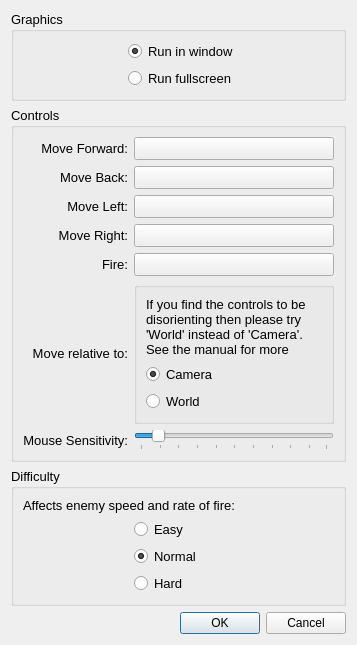
<?xml version="1.0" encoding="UTF-8"?>
<ui version="4.0">
 <class>SettingsDialog</class>
 <widget class="QDialog" name="SettingsDialog">
  <property name="geometry">
   <rect>
    <x>0</x>
    <y>0</y>
    <width>350</width>
    <height>645</height>
   </rect>
  </property>
  <property name="sizePolicy">
   <sizepolicy hsizetype="Fixed" vsizetype="Fixed">
    <horstretch>0</horstretch>
    <verstretch>0</verstretch>
   </sizepolicy>
  </property>
  <property name="windowTitle">
   <string>Voxeliens Settings</string>
  </property>
  <layout class="QGridLayout" name="gridLayout_4">
   <item row="0" column="0">
    <widget class="QGroupBox" name="groupBox_3">
     <property name="sizePolicy">
      <sizepolicy hsizetype="Expanding" vsizetype="Expanding">
       <horstretch>0</horstretch>
       <verstretch>0</verstretch>
      </sizepolicy>
     </property>
     <property name="font">
      <font>
       <pointsize>10</pointsize>
      </font>
     </property>
     <property name="title">
      <string>Graphics</string>
     </property>
     <layout class="QGridLayout" name="gridLayout">
      <item row="0" column="0">
       <spacer name="horizontalSpacer">
        <property name="orientation">
         <enum>Qt::Horizontal</enum>
        </property>
        <property name="sizeType">
         <enum>QSizePolicy::Minimum</enum>
        </property>
        <property name="sizeHint" stdset="0">
         <size>
          <width>105</width>
          <height>20</height>
         </size>
        </property>
       </spacer>
      </item>
      <item row="0" column="1">
       <widget class="QRadioButton" name="mWindowedRadioButton">
        <property name="sizePolicy">
         <sizepolicy hsizetype="Expanding" vsizetype="Fixed">
          <horstretch>0</horstretch>
          <verstretch>0</verstretch>
         </sizepolicy>
        </property>
        <property name="text">
         <string>Run in window</string>
        </property>
        <property name="checked">
         <bool>true</bool>
        </property>
       </widget>
      </item>
      <item row="1" column="0">
       <spacer name="horizontalSpacer_2">
        <property name="orientation">
         <enum>Qt::Horizontal</enum>
        </property>
        <property name="sizeType">
         <enum>QSizePolicy::Minimum</enum>
        </property>
        <property name="sizeHint" stdset="0">
         <size>
          <width>105</width>
          <height>20</height>
         </size>
        </property>
       </spacer>
      </item>
      <item row="1" column="1">
       <widget class="QRadioButton" name="mFullscreenRadioButton">
        <property name="sizePolicy">
         <sizepolicy hsizetype="Expanding" vsizetype="Fixed">
          <horstretch>0</horstretch>
          <verstretch>0</verstretch>
         </sizepolicy>
        </property>
        <property name="text">
         <string>Run fullscreen</string>
        </property>
        <property name="checked">
         <bool>false</bool>
        </property>
       </widget>
      </item>
     </layout>
    </widget>
   </item>
   <item row="1" column="0">
    <widget class="QGroupBox" name="groupBox_2">
     <property name="sizePolicy">
      <sizepolicy hsizetype="Expanding" vsizetype="Expanding">
       <horstretch>0</horstretch>
       <verstretch>0</verstretch>
      </sizepolicy>
     </property>
     <property name="font">
      <font>
       <pointsize>10</pointsize>
      </font>
     </property>
     <property name="title">
      <string>Controls</string>
     </property>
     <layout class="QGridLayout" name="gridLayout_2">
      <item row="0" column="0">
       <widget class="QLabel" name="label_2">
        <property name="font">
         <font>
          <pointsize>10</pointsize>
         </font>
        </property>
        <property name="text">
         <string>Move Forward:</string>
        </property>
        <property name="alignment">
         <set>Qt::AlignRight|Qt::AlignTrailing|Qt::AlignVCenter</set>
        </property>
       </widget>
      </item>
      <item row="0" column="1">
       <widget class="QPushButton" name="mMoveForwardButton">
        <property name="sizePolicy">
         <sizepolicy hsizetype="Expanding" vsizetype="Fixed">
          <horstretch>0</horstretch>
          <verstretch>0</verstretch>
         </sizepolicy>
        </property>
        <property name="minimumSize">
         <size>
          <width>200</width>
          <height>0</height>
         </size>
        </property>
        <property name="text">
         <string/>
        </property>
       </widget>
      </item>
      <item row="1" column="0">
       <widget class="QLabel" name="label_3">
        <property name="font">
         <font>
          <pointsize>10</pointsize>
         </font>
        </property>
        <property name="text">
         <string>Move Back:</string>
        </property>
        <property name="alignment">
         <set>Qt::AlignRight|Qt::AlignTrailing|Qt::AlignVCenter</set>
        </property>
       </widget>
      </item>
      <item row="1" column="1">
       <widget class="QPushButton" name="mMoveBackButton">
        <property name="sizePolicy">
         <sizepolicy hsizetype="Expanding" vsizetype="Fixed">
          <horstretch>0</horstretch>
          <verstretch>0</verstretch>
         </sizepolicy>
        </property>
        <property name="minimumSize">
         <size>
          <width>200</width>
          <height>0</height>
         </size>
        </property>
        <property name="text">
         <string/>
        </property>
       </widget>
      </item>
      <item row="2" column="0">
       <widget class="QLabel" name="label_4">
        <property name="font">
         <font>
          <pointsize>10</pointsize>
         </font>
        </property>
        <property name="text">
         <string>Move Left:</string>
        </property>
        <property name="alignment">
         <set>Qt::AlignRight|Qt::AlignTrailing|Qt::AlignVCenter</set>
        </property>
       </widget>
      </item>
      <item row="2" column="1">
       <widget class="QPushButton" name="mMoveLeftButton">
        <property name="sizePolicy">
         <sizepolicy hsizetype="Expanding" vsizetype="Fixed">
          <horstretch>0</horstretch>
          <verstretch>0</verstretch>
         </sizepolicy>
        </property>
        <property name="minimumSize">
         <size>
          <width>200</width>
          <height>0</height>
         </size>
        </property>
        <property name="text">
         <string/>
        </property>
       </widget>
      </item>
      <item row="3" column="0">
       <widget class="QLabel" name="label_5">
        <property name="font">
         <font>
          <pointsize>10</pointsize>
         </font>
        </property>
        <property name="text">
         <string>Move Right:</string>
        </property>
        <property name="alignment">
         <set>Qt::AlignRight|Qt::AlignTrailing|Qt::AlignVCenter</set>
        </property>
       </widget>
      </item>
      <item row="3" column="1">
       <widget class="QPushButton" name="mMoveRightButton">
        <property name="sizePolicy">
         <sizepolicy hsizetype="Expanding" vsizetype="Fixed">
          <horstretch>0</horstretch>
          <verstretch>0</verstretch>
         </sizepolicy>
        </property>
        <property name="minimumSize">
         <size>
          <width>200</width>
          <height>0</height>
         </size>
        </property>
        <property name="text">
         <string/>
        </property>
       </widget>
      </item>
      <item row="4" column="0">
       <widget class="QLabel" name="label_6">
        <property name="font">
         <font>
          <pointsize>10</pointsize>
         </font>
        </property>
        <property name="text">
         <string>Fire:</string>
        </property>
        <property name="alignment">
         <set>Qt::AlignRight|Qt::AlignTrailing|Qt::AlignVCenter</set>
        </property>
       </widget>
      </item>
      <item row="4" column="1">
       <widget class="QPushButton" name="mFireButton">
        <property name="enabled">
         <bool>true</bool>
        </property>
        <property name="sizePolicy">
         <sizepolicy hsizetype="Expanding" vsizetype="Fixed">
          <horstretch>0</horstretch>
          <verstretch>0</verstretch>
         </sizepolicy>
        </property>
        <property name="minimumSize">
         <size>
          <width>200</width>
          <height>0</height>
         </size>
        </property>
        <property name="text">
         <string/>
        </property>
       </widget>
      </item>
      <item row="5" column="0">
       <widget class="QLabel" name="label_7">
        <property name="font">
         <font>
          <pointsize>10</pointsize>
         </font>
        </property>
        <property name="text">
         <string>Move relative to:</string>
        </property>
        <property name="alignment">
         <set>Qt::AlignRight|Qt::AlignTrailing|Qt::AlignVCenter</set>
        </property>
       </widget>
      </item>
      <item row="5" column="1">
       <widget class="QGroupBox" name="groupBox">
        <property name="sizePolicy">
         <sizepolicy hsizetype="Expanding" vsizetype="Expanding">
          <horstretch>0</horstretch>
          <verstretch>0</verstretch>
         </sizepolicy>
        </property>
        <property name="title">
         <string/>
        </property>
        <layout class="QVBoxLayout" name="verticalLayout">
         <item>
          <widget class="QLabel" name="label_8">
           <property name="text">
            <string>&lt;!DOCTYPE HTML PUBLIC &quot;-//W3C//DTD HTML 4.0//EN&quot; &quot;http://www.w3.org/TR/REC-html40/strict.dtd&quot;&gt;
&lt;html&gt;&lt;head&gt;&lt;meta name=&quot;qrichtext&quot; content=&quot;1&quot; /&gt;&lt;style type=&quot;text/css&quot;&gt;
p, li { white-space: pre-wrap; }
&lt;/style&gt;&lt;/head&gt;&lt;body style=&quot; font-family:'MS Shell Dlg 2'; font-size:8.25pt; font-weight:400; font-style:normal;&quot;&gt;
&lt;p style=&quot; margin-top:0px; margin-bottom:0px; margin-left:0px; margin-right:0px; -qt-block-indent:0; text-indent:0px;&quot;&gt;&lt;span style=&quot; font-size:10pt;&quot;&gt;If you find the controls to be disorienting then please try 'World' instead of 'Camera'. See the manual for more information.&lt;/span&gt;&lt;/p&gt;&lt;/body&gt;&lt;/html&gt;</string>
           </property>
           <property name="wordWrap">
            <bool>true</bool>
           </property>
          </widget>
         </item>
         <item>
          <widget class="QRadioButton" name="mCameraRadioButton">
           <property name="font">
            <font>
             <pointsize>10</pointsize>
            </font>
           </property>
           <property name="text">
            <string>Camera</string>
           </property>
           <property name="checked">
            <bool>true</bool>
           </property>
          </widget>
         </item>
         <item>
          <widget class="QRadioButton" name="mWorldRadioButton">
           <property name="font">
            <font>
             <pointsize>10</pointsize>
            </font>
           </property>
           <property name="text">
            <string>World</string>
           </property>
           <property name="checked">
            <bool>false</bool>
           </property>
          </widget>
         </item>
        </layout>
       </widget>
      </item>
      <item row="6" column="0">
       <widget class="QLabel" name="label">
        <property name="font">
         <font>
          <pointsize>10</pointsize>
         </font>
        </property>
        <property name="text">
         <string>Mouse Sensitivity:</string>
        </property>
        <property name="alignment">
         <set>Qt::AlignRight|Qt::AlignTrailing|Qt::AlignVCenter</set>
        </property>
       </widget>
      </item>
      <item row="6" column="1">
       <widget class="QSlider" name="mMouseSensitivitySlider">
        <property name="minimum">
         <number>1</number>
        </property>
        <property name="maximum">
         <number>100</number>
        </property>
        <property name="value">
         <number>10</number>
        </property>
        <property name="orientation">
         <enum>Qt::Horizontal</enum>
        </property>
        <property name="tickPosition">
         <enum>QSlider::TicksBelow</enum>
        </property>
        <property name="tickInterval">
         <number>0</number>
        </property>
       </widget>
      </item>
     </layout>
    </widget>
   </item>
   <item row="2" column="0">
    <widget class="QGroupBox" name="groupBox_4">
     <property name="sizePolicy">
      <sizepolicy hsizetype="Expanding" vsizetype="Expanding">
       <horstretch>0</horstretch>
       <verstretch>0</verstretch>
      </sizepolicy>
     </property>
     <property name="font">
      <font>
       <pointsize>10</pointsize>
      </font>
     </property>
     <property name="title">
      <string>Difficulty</string>
     </property>
     <layout class="QGridLayout" name="gridLayout_3">
      <item row="1" column="1">
       <widget class="QRadioButton" name="mEasyRadioButton">
        <property name="text">
         <string>Easy</string>
        </property>
       </widget>
      </item>
      <item row="2" column="1">
       <widget class="QRadioButton" name="mNormalRadioButton">
        <property name="text">
         <string>Normal</string>
        </property>
        <property name="checked">
         <bool>true</bool>
        </property>
       </widget>
      </item>
      <item row="3" column="1">
       <widget class="QRadioButton" name="mHardRadioButton">
        <property name="text">
         <string>Hard</string>
        </property>
       </widget>
      </item>
      <item row="3" column="0">
       <spacer name="horizontalSpacer_5">
        <property name="orientation">
         <enum>Qt::Horizontal</enum>
        </property>
        <property name="sizeType">
         <enum>QSizePolicy::Minimum</enum>
        </property>
        <property name="sizeHint" stdset="0">
         <size>
          <width>105</width>
          <height>20</height>
         </size>
        </property>
       </spacer>
      </item>
      <item row="2" column="0">
       <spacer name="horizontalSpacer_4">
        <property name="orientation">
         <enum>Qt::Horizontal</enum>
        </property>
        <property name="sizeType">
         <enum>QSizePolicy::Minimum</enum>
        </property>
        <property name="sizeHint" stdset="0">
         <size>
          <width>105</width>
          <height>20</height>
         </size>
        </property>
       </spacer>
      </item>
      <item row="1" column="0">
       <spacer name="horizontalSpacer_3">
        <property name="orientation">
         <enum>Qt::Horizontal</enum>
        </property>
        <property name="sizeType">
         <enum>QSizePolicy::Fixed</enum>
        </property>
        <property name="sizeHint" stdset="0">
         <size>
          <width>105</width>
          <height>20</height>
         </size>
        </property>
       </spacer>
      </item>
      <item row="0" column="0" colspan="2">
       <widget class="QLabel" name="label_9">
        <property name="text">
         <string>&lt;!DOCTYPE HTML PUBLIC &quot;-//W3C//DTD HTML 4.0//EN&quot; &quot;http://www.w3.org/TR/REC-html40/strict.dtd&quot;&gt;
&lt;html&gt;&lt;head&gt;&lt;meta name=&quot;qrichtext&quot; content=&quot;1&quot; /&gt;&lt;style type=&quot;text/css&quot;&gt;
p, li { white-space: pre-wrap; }
&lt;/style&gt;&lt;/head&gt;&lt;body style=&quot; font-family:'MS Shell Dlg 2'; font-size:10pt; font-weight:400; font-style:normal;&quot;&gt;
&lt;p style=&quot; margin-top:0px; margin-bottom:0px; margin-left:0px; margin-right:0px; -qt-block-indent:0; text-indent:0px;&quot;&gt;Affects enemy speed and rate of fire:&lt;/p&gt;&lt;/body&gt;&lt;/html&gt;</string>
        </property>
        <property name="wordWrap">
         <bool>true</bool>
        </property>
       </widget>
      </item>
     </layout>
    </widget>
   </item>
   <item row="3" column="0">
    <widget class="QDialogButtonBox" name="buttonBox">
     <property name="orientation">
      <enum>Qt::Horizontal</enum>
     </property>
     <property name="standardButtons">
      <set>QDialogButtonBox::Cancel|QDialogButtonBox::Ok</set>
     </property>
    </widget>
   </item>
  </layout>
 </widget>
 <resources/>
 <connections>
  <connection>
   <sender>buttonBox</sender>
   <signal>accepted()</signal>
   <receiver>SettingsDialog</receiver>
   <slot>accept()</slot>
   <hints>
    <hint type="sourcelabel">
     <x>248</x>
     <y>254</y>
    </hint>
    <hint type="destinationlabel">
     <x>157</x>
     <y>274</y>
    </hint>
   </hints>
  </connection>
  <connection>
   <sender>buttonBox</sender>
   <signal>rejected()</signal>
   <receiver>SettingsDialog</receiver>
   <slot>reject()</slot>
   <hints>
    <hint type="sourcelabel">
     <x>316</x>
     <y>260</y>
    </hint>
    <hint type="destinationlabel">
     <x>286</x>
     <y>274</y>
    </hint>
   </hints>
  </connection>
 </connections>
</ui>
